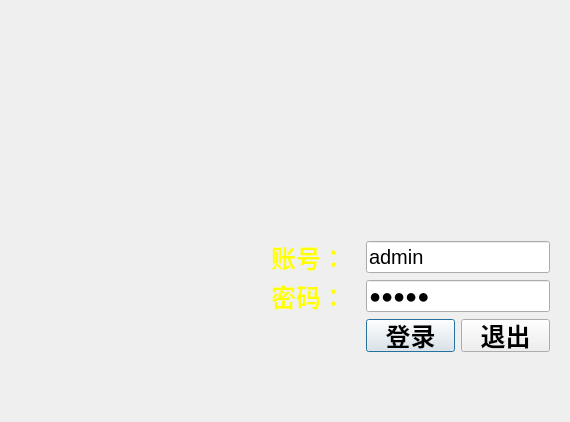
<?xml version="1.0" encoding="UTF-8"?>
<ui version="4.0">
 <class>login</class>
 <widget class="QDialog" name="login">
  <property name="geometry">
   <rect>
    <x>0</x>
    <y>0</y>
    <width>570</width>
    <height>422</height>
   </rect>
  </property>
  <property name="minimumSize">
   <size>
    <width>570</width>
    <height>422</height>
   </size>
  </property>
  <property name="maximumSize">
   <size>
    <width>570</width>
    <height>422</height>
   </size>
  </property>
  <property name="windowTitle">
   <string>login</string>
  </property>
  <property name="styleSheet">
   <string notr="true"/>
  </property>
  <widget class="QWidget" name="layoutWidget">
   <property name="geometry">
    <rect>
     <x>260</x>
     <y>230</y>
     <width>301</width>
     <height>133</height>
    </rect>
   </property>
   <layout class="QGridLayout" name="gridLayout">
    <item row="2" column="1">
     <widget class="QPushButton" name="loginButton">
      <property name="font">
       <font>
        <pointsize>19</pointsize>
        <weight>75</weight>
        <bold>true</bold>
       </font>
      </property>
      <property name="text">
       <string>登录</string>
      </property>
     </widget>
    </item>
    <item row="1" column="1" colspan="2">
     <widget class="QLineEdit" name="passwdEdit">
      <property name="font">
       <font>
        <pointsize>15</pointsize>
       </font>
      </property>
      <property name="text">
       <string>admin</string>
      </property>
      <property name="echoMode">
       <enum>QLineEdit::Password</enum>
      </property>
     </widget>
    </item>
    <item row="0" column="1" colspan="2">
     <widget class="QLineEdit" name="nameEdit">
      <property name="font">
       <font>
        <pointsize>15</pointsize>
       </font>
      </property>
      <property name="text">
       <string>admin</string>
      </property>
     </widget>
    </item>
    <item row="1" column="0">
     <widget class="QLabel" name="label_3">
      <property name="font">
       <font>
        <pointsize>19</pointsize>
        <weight>75</weight>
        <bold>true</bold>
       </font>
      </property>
      <property name="styleSheet">
       <string notr="true">color: rgb(255, 255, 0);</string>
      </property>
      <property name="text">
       <string>密码：</string>
      </property>
     </widget>
    </item>
    <item row="2" column="2">
     <widget class="QPushButton" name="exitButton">
      <property name="font">
       <font>
        <pointsize>19</pointsize>
        <weight>75</weight>
        <bold>true</bold>
       </font>
      </property>
      <property name="text">
       <string>退出</string>
      </property>
     </widget>
    </item>
    <item row="0" column="0">
     <widget class="QLabel" name="label_2">
      <property name="font">
       <font>
        <pointsize>19</pointsize>
        <weight>75</weight>
        <bold>true</bold>
       </font>
      </property>
      <property name="styleSheet">
       <string notr="true">color: rgb(255, 255, 0);</string>
      </property>
      <property name="text">
       <string>账号：</string>
      </property>
     </widget>
    </item>
   </layout>
  </widget>
 </widget>
 <layoutdefault spacing="6" margin="11"/>
 <resources/>
 <connections/>
</ui>
